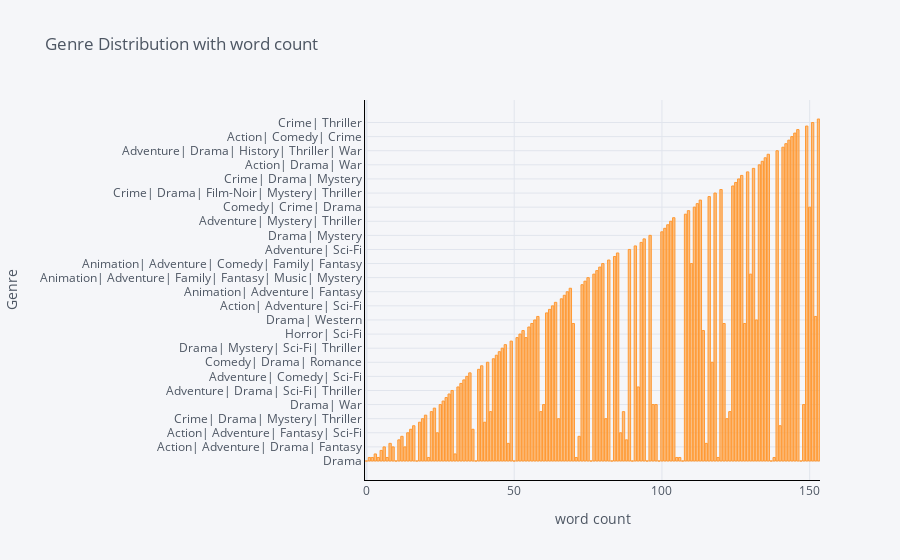

The cell this chart's notebook holds for it:
### Code cell
df['Genre'].iplot(
    kind='bar',
    bins=100,
    xTitle='word count',
    linecolor='black',
    yTitle='Genre',
    title='Genre Distribution with word count')

### Figure 1 — Plotly figure (JSON) as saved in the notebook; plotly's stock layout.template omitted (floating-point values rounded to 4 significant figures; data arrays with more than 128 entries replaced by an {"elided": "..."} marker saying what was removed)
{"data": [{"marker": {"color": "rgba(255, 153, 51, 0.6)", "line": {"color": "rgba(255, 153, 51, 1.0)", "width": 1}}, "name": "Genre", "orientation": "v", "text": "", "type": "bar", "x": {"elided": "154 int values"}, "y": {"elided": "154 str values"}}], "layout": {"legend": {"bgcolor": "#F5F6F9", "font": {"color": "#4D5663"}}, "paper_bgcolor": "#F5F6F9", "plot_bgcolor": "#F5F6F9", "title": {"font": {"color": "#4D5663"}, "text": "Genre Distribution with word count"}, "xaxis": {"gridcolor": "#E1E5ED", "linecolor": "black", "showgrid": true, "tickfont": {"color": "#4D5663"}, "title": {"font": {"color": "#4D5663"}, "text": "word count"}, "zerolinecolor": "#E1E5ED"}, "yaxis": {"gridcolor": "#E1E5ED", "linecolor": "black", "showgrid": true, "tickfont": {"color": "#4D5663"}, "title": {"font": {"color": "#4D5663"}, "text": "Genre"}, "zerolinecolor": "#E1E5ED"}}}
